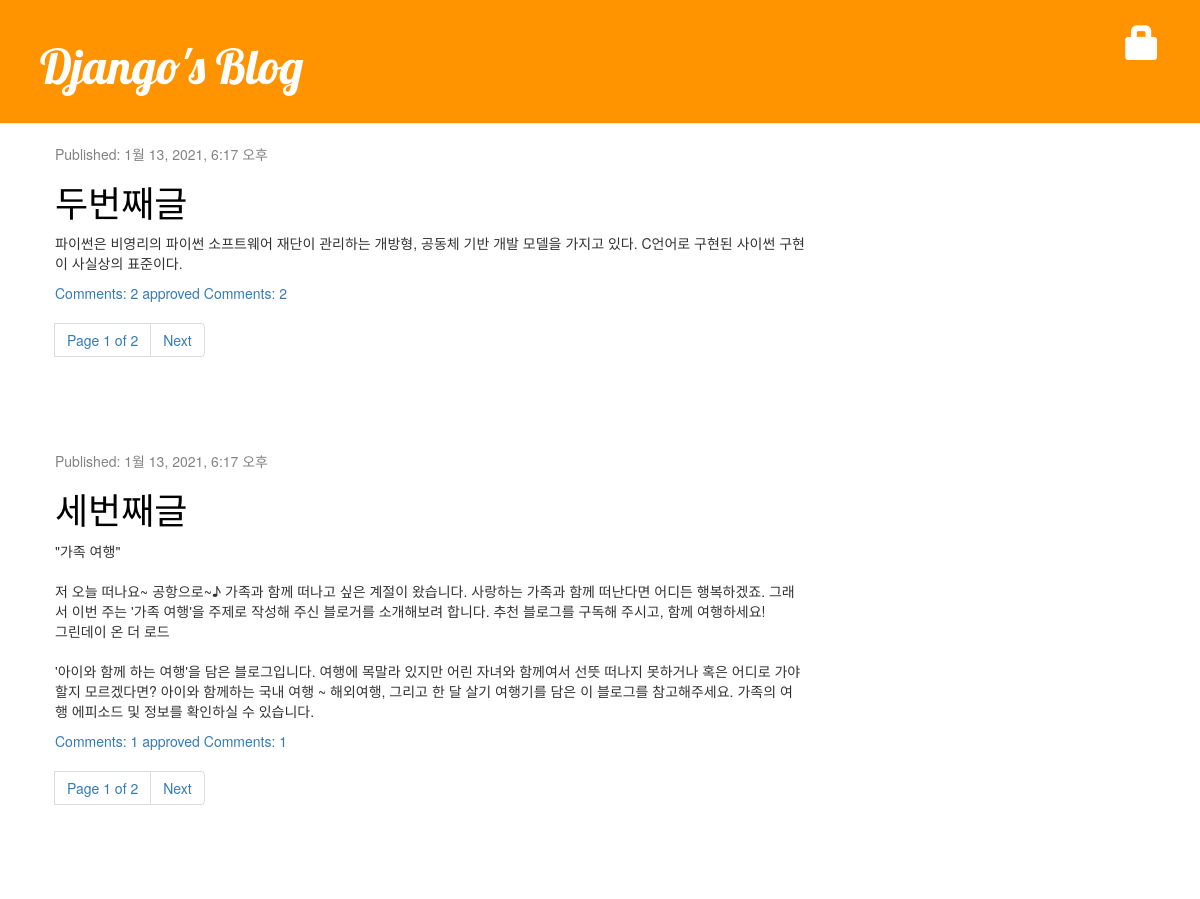
The page / on the database its author committed.
### blog/models.py (models this page shows, shortened)
class Post(models.Model):
    author = models.ForeignKey('auth.User', on_delete=models.CASCADE)
    title = models.CharField(max_length = 200, validators=[min_lintgh_3_validator])
    text = models.TextField()
    created_date = models.DateTimeField(default=timezone.now)
    published_date = models.DateTimeField(blank=True, null=True)
    def approved_comments(self):
        return self.comments.filter(approved_comment=True)

### blog/views.py (the view)
# urls.py: path('', views.post_list, name='post_list'),
def post_list(request):
    post_list = Post.objects.filter(published_date__lte = timezone.now()).order_by('published_date')
    paginator = Paginator(post_list, 2)
    page_no = request.GET.get('page')
    try:
        posts = paginator.page(page_no)
    except PageNotAnInteger:
        posts = paginator.page(1)
    except EmptyPage:
        posts = paginator.page(paginator.num_pages)
    return render(request, 'blog/post_list.html', {'posts': posts})

### blog/templates/blog/post_list.html
{% extends 'blog/base.html' %}
{% block content %}
    {% for post in posts %}
        <div class="post">
            <div class="date">
                <p> Published: {{ post.published_date}}</p>
            </div>
            <h1><a href="{% url 'item_comment' pk=124 %}">{{post.title}}</a></h1>
            <p>{{ post.text|linebreaksbr }}</p>
            <a href="{% url 'post_detail' pk=post.pk %}">Comments: {{post.comments.count}}     approved Comments: {{post.approved_comments.count}} </a>
            {% include 'blog/post_pagination.html' with page=posts %}
        </div>
    {% endfor %}
{% endblock %}

### blog/templates/blog/base.html (shortened to what this page needs)
<!DOCTYPE html>
{% load static %}
<html lang="ko">
<head>
    <link rel="stylesheet" href="https://maxcdn.bootstrapcdn.com/bootstrap/3.3.2/css/bootstrap.min.css">
    <link rel="stylesheet" href="https://maxcdn.bootstrapcdn.com/bootstrap/3.3.2/css/bootstrap-theme.min.css">
    <link rel="stylesheet" href="{% static 'css/blog.css' %}">
</head>
<body>
<div class="page-header">
    {% if user.is_authenticated %}
    <a href="{% url 'post_new' %}" class="top-menu">
        <span class="glyphicon glyphicon-plus"></span>
    </a>
    <p class="top-menu">
        Hello {{user.username}}
        <small>(<a href="{% url 'logout' %}?next={{request.path}}">Logout</a>)</small>
    </p>
    {% else %}
    <a href="{% url 'login' %}" class="top-menu">
        <span class="glyphicon glyphicon-lock"></span>
    </a>
    {% endif %}
    <h1><a href="{% url 'post_list' %}">Django's Blog </a></h1>
</div>
<div class="content container">
    <div class="row">
        <div class="col-md-8">
            {% block content %}
            {% endblock %}
        </div>
    </div>
</div>
</body>
</html>

### blog/templates/blog/post_pagination.html (shortened to what this page needs)
<nav>
    <ul class = "pagination">
        <li class="page-item">
            <a class="page-link" href=" ">Page {{page.number}} of {{page.paginator.num_pages}}</a>
        </li>
        <li class="page-item">
            {% if page.has_next %}
                <a class="page-link" href="?page={{page.next_page_number}}">Next</a>
            {% endif %}
        </li>
    </ul>
</nav>

### blog/static/css/blog.css (style rules this page uses)
.page-header { background-color: #ff9400; margin-top: 0; padding: 20px 20px 20px 40px; }
.page-header h1, .page-header h1 a, .page-header h1 a:visited, .page-header h1 a:active { color: #ffffff; font-size: 36pt; text-decoration: none; }
.content { margin-left: 40px; }
h1, h2, h3, h4 { font-family: 'Lobster', cursive; }
.date { color: #828282; }
.top-menu, .top-menu:hover, .top-menu:visited { color: #ffffff; float: right; font-size: 26pt; margin-right: 20px; }
.post { margin-bottom: 70px; }
.post h1 a, .post h1 a:visited { color: #000000; }

### rows shown on the page
Post: published_date "1월 13, 2021, 6:17 오후", title "두번째글", text "파이썬은 비영리의 파이썬 소프트웨어 재단이 관리하는 개방형, 공동체 기반 개발 모델을 가지고 있다. C언어로 구현된 사이썬 구현이 사실상의 표준이다.", comments.count "2", approved_comments.count "2", number "1", paginator.num_pages "2"
Post: published_date "1월 13, 2021, 6:17 오후", title "세번째글", text "\"가족 여행\" 저 오늘 떠나요~ 공항으로~♪ 가족과 함께 떠나고 싶은 계절이 왔습니다. 사랑하는 가족과 함께 떠난다면 어디든 행복하겠죠. 그래서 이번 주는 '가족 여행'을 주제로 작성해 주신 블로거를 소개해보려 합니다. 추천 블로그를 구독해 주시고, 함께 여행하세요! 그린데이 온 더 로드 '아이와 함께 하는 여행'을 담은 블로그입니다. 여행에 목말라 있지만 어린 자녀와 함께여서 선뜻 떠나지 못하거나 혹은 어디로 가야 할지 모르겠다면? 아이와 함께하는 국내 여행 ~ 해외여행, 그리고 한 달 살기 여행기를 담은 이 블로그를 참고해주세요. 가족의 여행 에피소드 및 정보를 확인하실 수 있습니다.", comments.count "1", approved_comments.count "1", number "1", paginator.num_pages "2"
